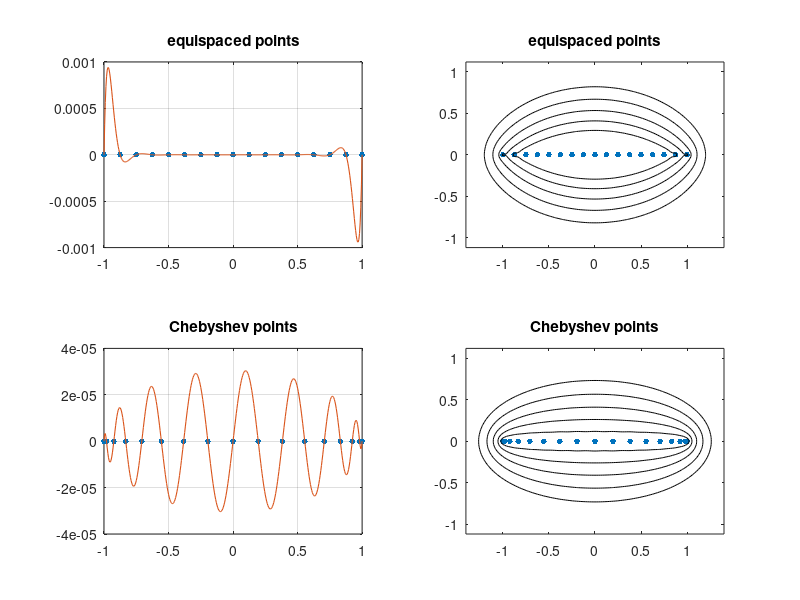

MATLAB code for this plot:
% p10.m - polynomials and corresponding equipotential curves
N = 16; clf
for i = 1:2
if i==1, s = 'equispaced points'; x = -1 + 2*(0:N)/N; end
if i==2, s = 'Chebyshev points'; x = cos(pi*(0:N)/N); end
p = poly(x);
% Plot p(x) over [-1,1]:
xx = -1:.005:1; pp = polyval(p,xx);
subplot(2,2,2*i-1)
plot(x,0*x,'.','markersize',13), hold on
plot(xx,pp,'linewidth',.8), grid on
set(gca,'xtick',-1:.5:1), title(s)
% Plot equipotential curves:
subplot(2,2,2*i)
plot(real(x),imag(x),'.','markersize',13), hold on
axis([-1.4 1.4 -1.12 1.12])
xgrid = -1.4:.02:1.4; ygrid = -1.12:.02:1.12;
[xx,yy] = meshgrid(xgrid,ygrid); zz = xx+1i*yy;
pp = polyval(p,zz); levels = 10.^(-4:0);
contour(xx,yy,abs(pp),levels), title(s), colormap([0 0 0])
end